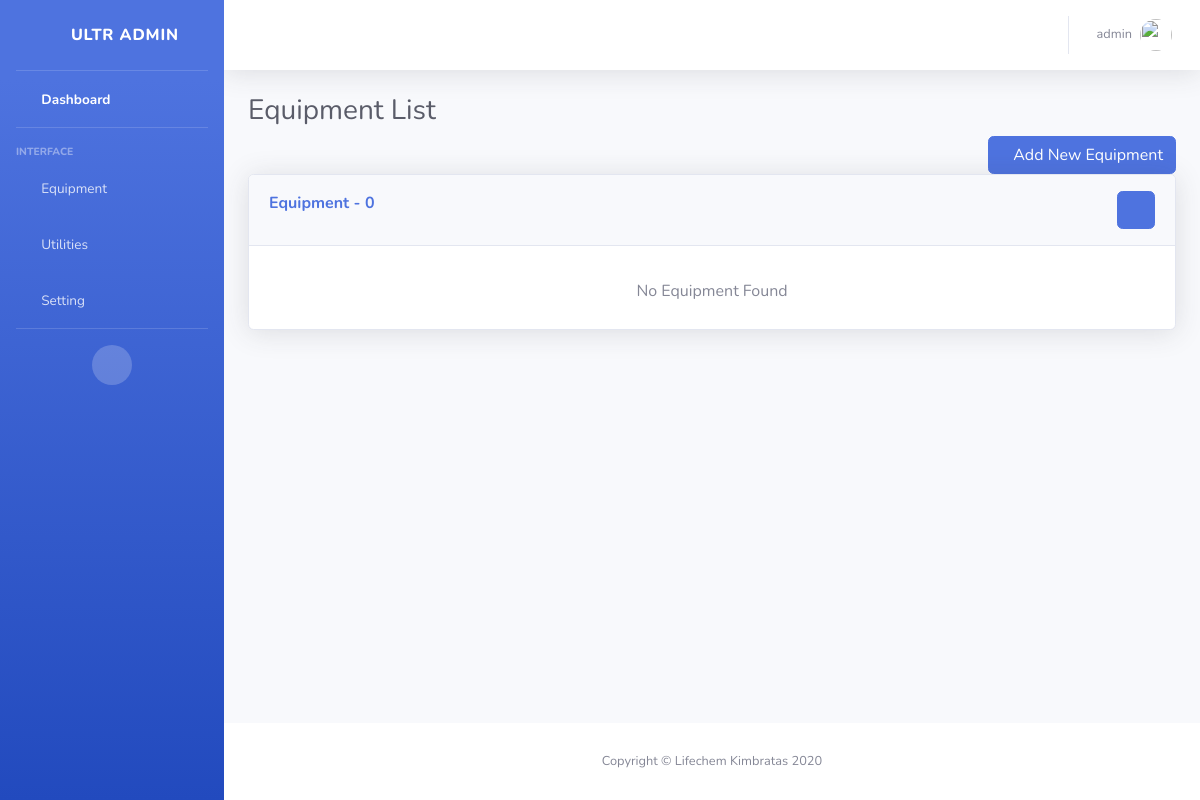
/equipment/ (signed in), run on an earlier commit of the app's database.
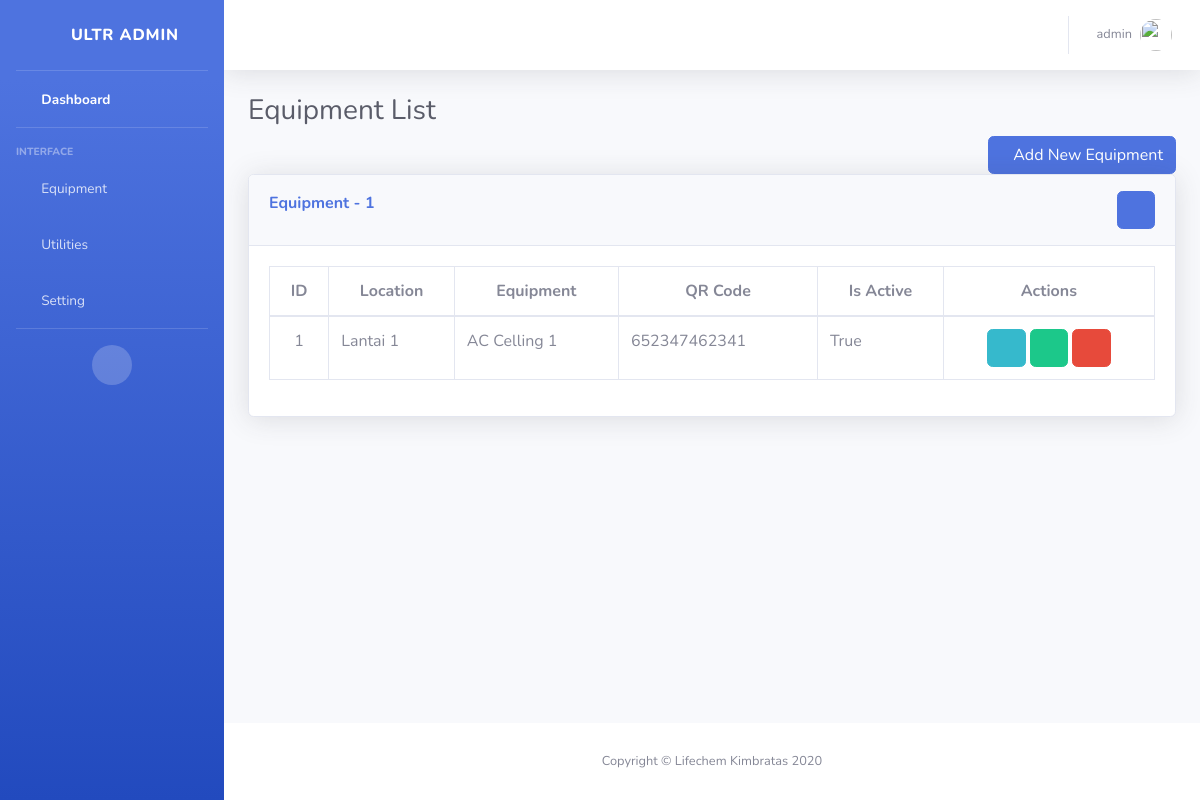
And on a later commit of the database.
### Common/models.py (models this page shows, shortened)
class User(AbstractBaseUser, PermissionsMixin):
    file_prepend = "user/profile_pics"
    username_validator = UnicodeUsernameValidator()
    username = models.CharField(_('username'), max_length=100, unique=True,
                                help_text=_('Required. 8 characters or fewer. Letters, digits and @/./+/-/_ only.'),
                                validators=[username_validator],
                                error_messages={
                                    'unique': _("A user with that username already exists."),
                                },)
    first_name = models.CharField(_('First Name'), max_length=150, blank=True)
    last_name = models.CharField(_('Last Name'), max_length=150, blank=True)
    email = models.EmailField(_('Email'), max_length=255, unique=True)
    is_active = models.BooleanField(_('Is Active'), default=True)
    is_admin = models.BooleanField(_('Is Admin'), default=False)
    is_staff = models.BooleanField(_('Is Staff'), default=False)
    date_joined = models.DateTimeField(('Date Joined'), auto_now_add=True)
    role = models.CharField(_('Role'), max_length=50, choices=ROLES)
    profile_pic = models.FileField(_('Profile Picture'), max_length=1000, upload_to=img_url, null=True, blank=True)
    has_manager_access = models.BooleanField(_('Manager Access'),default=False)
    has_supervisor_access = models.BooleanField(_('Supervisor Access'),default=False)
    has_staff_access = models.BooleanField(_('Staff Access'),default=False)
    EMAIL_FIELD = 'email'
    USERNAME_FIELD = 'username'
    REQUIRED_FIELDS = ['email']
    objects = UserManager()
    class Meta:
        ordering = ['-is_active']

### Equipment/models.py (models this page shows, shortened)
class Equipment(models.Model):
    def ids():
        no = Equipment.objects.count()
        if no == None:
            return 1
        else:
            return no + 1
    no = models.IntegerField(_('Code'), default=ids, unique=True, editable=False)
    id = models.CharField(max_length=30, unique=True, primary_key=True, null=False, editable=False)
    locate_id = models.ForeignKey('Locate', on_delete=models.CASCADE)
    name = models.CharField(_("Equipment"), max_length=50, null=False)
    qr_code = models.CharField(max_length=12, unique=True, null=False)
    is_active = models.BooleanField(default=True)
    description = models.TextField(blank=True, max_length=255)
    created_on = models.DateTimeField(_('Created on'), auto_now_add=True)
    updated_on = models.DateTimeField(_('Updated on'), auto_now_add=False, blank=True, null=True)
    created_by = models.ForeignKey(User, related_name='equipment_created_by_user', null=True, on_delete=models.SET_NULL)
    updated_by = models.ForeignKey(User, related_name='equipment_updated_by_user', null=True, blank=True, on_delete=models.SET_NULL)

class Locate(models.Model):
    def ids():
        no = Equipment.objects.count()
        if no == None:
            return 1
        else:
            return no + 1
    no = models.IntegerField(_('Code'), default=ids, unique=True, editable=False)
    id = models.CharField(max_length=30, unique=True, primary_key=True, null=False, editable=False)
    name = models.CharField(max_length=50, null=False)
    is_active = models.BooleanField(default=True)
    description = models.TextField(blank=True, max_length=255)
    created_on = models.DateTimeField(_('Created on'), auto_now_add=True)
    updated_on = models.DateTimeField(_('Updated on'), auto_now_add=False, blank=True, null=True)
    created_by = models.ForeignKey(User, related_name='locate_created_by_user', null=True, on_delete=models.SET_NULL)
    updated_by = models.ForeignKey(User, related_name='locate_updated_by_user', blank=True, null=True, on_delete=models.SET_NULL)
    def __str__(self):
        return self.name

### Common/access_decorators_mixins.py (the view)
    def wraps(request, *args, **kwargs):
        if request.user.role =='ADMIN' or request.user.is_superuser or request.user.has_staff_access:
            return functions(request, *args, **kwargs)
        else:
            raise PermissionDenied

### Equipment/views.py (called while the page is built, shortened)
@login_required
@Manager_access_required
@Supervisor_access_required
@Staff_access_required
def Equipment_List(request):
    if request.method == 'GET':
        if request.user.role == 'ADMIN' or request.user.is_superuser:
            equipment = Equipment.objects.all().distinct()
        else:
            equipment = Equipment.objects.filter(Q(created_by=request.user)).distinct()
        today =datetime.today().date()
        locate = Locate.objects.all().distinct()
        return render(request, 'equipment_list.html', {'equipment':equipment, 'locate':locate, 'today':today})

### Equipment/templates/equipment_list.html (shortened to what this page needs)
{% extends "layout/base.html" %}
{% load paginate%}
{% block content %}
<div class="container-fluid">
  <h1 class="h3 mb-2 text-gray-800">Equipment List</h1>
  <div class="row">
    <div class="col-lg-12 text-right">
      <span class="d-lg-inline"><a class="btn btn-primary" href="{% url 'Equipment:Equipment_Create'%}"><i class="fa fa-plus"></i>Add New Equipment</a></span>
    </div>
  </div>
  <div class="card shadow mb-4">
    <div class="card-header py-3 text-right">
      <span class="m-0 font-weight-bold text-primary float-left ">Equipment - {% if show_pageitems %}
        {% show_pageitems %}{% else %}
        {{ equipment|length}}{% endif %}</span>
      <span class="filter_toggle">
        <a href="#" class="btn btn-primary"><i class="fas fa-filter"></i></a>
      </span>
    </div>
    <div class="card-body">
      <div class="table-responsive">
        <table class="table table-bordered" id="dataTable" width="100%" cellspacing="0">
          <thead>
            {% if equipment|length > 0 %}
            <tr class="text-center">
              <th>ID</th>
              <th>Location</th>
              <th>Equipment</th>
              <th>QR Code</th>
              <th>Is Active</th>
              <th>Actions</th>
            </tr>
            {% endif %}
          </thead>
          <tbody>
            {% for equip in equipment %}
            <tr>
              <td class="text-center" scope="row">{{forloop.counter}}</td>
              <td>{{ equip.locate_id}}</td>
              <td>{{ equip.name}}</td>
              <td>{{ equip.qr_code}}</td>
              <td>{{ equip.is_active}}</td>
              <td class="actions text-center">
                {% if request.user == equip.created_by or request.user.role == 'ADMIN' %}
                <a href="{% url 'Equipment:Equipment_Detail' equip.id %}" class="btn btn-info edit"><i class="fas fa-eye"></i></a>
                <a href="{% url 'Equipment:Equipment_Edit' equip.id %}" class="btn btn-success edit"><i class="fas fa-pencil-alt"></i></a>
                <a href="{% url 'Equipment:Equipment_Delete' equip.id %}" class="btn btn-danger delete remove_document"><i class="fas fa-trash-alt"></i></a>
                {% endif %}
              </td>
            {% endfor %}
            </tr>
          </tbody>
        </table>
      </div>
      {% ifequal equipment|length 0  %}
      <h6 class="text-center"> No Equipment Found</h6>
      {% endifequal %}
    </div>
  </div>
</div>
{% endblock content %}

### Templates/layout/base.html (shortened to what this page needs)
<!DOCTYPE html>
<html lang="en">
  <head>
    {% include "layout/head-assets.html" %}
  </head>
  <body id="page-top">
    <div id="wrapper">
      {% include "layout/sidebar.html" %}
      <div id="content-wrapper" class="d-flex flex-column">
        <div id="content">
          {% include "layout/topbar.html" %}
            {% block content %}
            {% endblock %}
        </div>
        {% include "layout/footer.html" %}
      </div>
    </div>
  </body>
</html>

### Templates/layout/head-assets.html (shortened to what this page needs)
<link href="/static/vendor/fontawesome-free/css/all.min.css" rel="stylesheet" type="text/css">
<link href="/static/css/sb-admin-2.min.css" rel="stylesheet">

### Templates/layout/sidebar.html (shortened to what this page needs)
<ul class="navbar-nav bg-gradient-primary sidebar sidebar-dark accordion" id="accordionSidebar">
  <a class="sidebar-brand d-flex align-items-center justify-content-center" href="/">
    <div class="sidebar-brand-icon rotate-n-15">
      <i class="fas fa-laugh-wink"></i>
    </div>
    <div class="sidebar-brand-text mx-3">ULTR Admin</div>
  </a>
  <hr class="sidebar-divider my-0">
  <li class="nav-item active">
    <a class="nav-link" href="/">
      <i class="fas fa-fw fa-tachometer-alt"></i>
      <span>Dashboard</span></a>
  </li>
  <hr class="sidebar-divider">
  <div class="sidebar-heading">
    Interface
  </div>
  <li class="nav-item">
    <a class="nav-link collapsed" href="#" data-toggle="collapse" data-target="#collapseTwo" aria-expanded="true" aria-controls="collapseTwo">
      <i class="fas fa-fw fa-cog"></i>
      <span>Equipment</span>
    </a>
  </li>
  <li class="nav-item">
    <a class="nav-link collapsed" href="#" data-toggle="collapse" data-target="#collapseUtilities" aria-expanded="true" aria-controls="collapseUtilities">
      <i class="fas fa-fw fa-wrench"></i>
      <span>Utilities</span>
    </a>
  </li>
  <li class="nav-item">
    <a class="nav-link collapsed" href="#" data-toggle="collapse" data-target="#collapseUsers" aria-expanded="true" aria-controls="collapseUtilities">
      <i class="fas fa-fw fa-cogs"></i>
      <span>Setting</span>
    </a>
  </li>
  <hr class="sidebar-divider">
  <div class="text-center d-none d-md-inline">
    <button class="rounded-circle border-0" id="sidebarToggle"></button>
  </div>
</ul>

### Templates/layout/topbar.html (shortened to what this page needs)
{% block content %}
<nav class="navbar navbar-expand navbar-light bg-white topbar mb-4 static-top shadow">
  <ul class="navbar-nav ml-auto">
    <li class="nav-item dropdown no-arrow">
      <a class="nav-link dropdown-toggle" href="#" id="userDropdown" role="button" data-toggle="dropdown" aria-haspopup="true" aria-expanded="false">
        <span class="mr-2 d-none d-lg-inline text-gray-600 small">{{user.username}}</span>
        <img class="img-profile rounded-circle" src="../{{user.profile_pic}}">
      </a>
    </li>
  </ul>
</nav>
{% endblock content %}

### Templates/layout/footer.html
<footer class="sticky-footer bg-white">
  <div class="container my-auto">
    <div class="copyright text-center my-auto">
      <span>Copyright &copy; Lifechem Kimbratas 2020</span>
    </div>
  </div>
</footer>

What changed in the data, as far as the page shows it:
added Equipment: locate_id "Lantai 1", name "AC Celling 1", qr_code "652347462341", is_active "True"
Also different on the page:
{{ equipment|length }}: "0" → "1"
text no longer shown: "No Equipment Found"
text now shown: "ID Location Equipment QR Code Is Active Actions"
